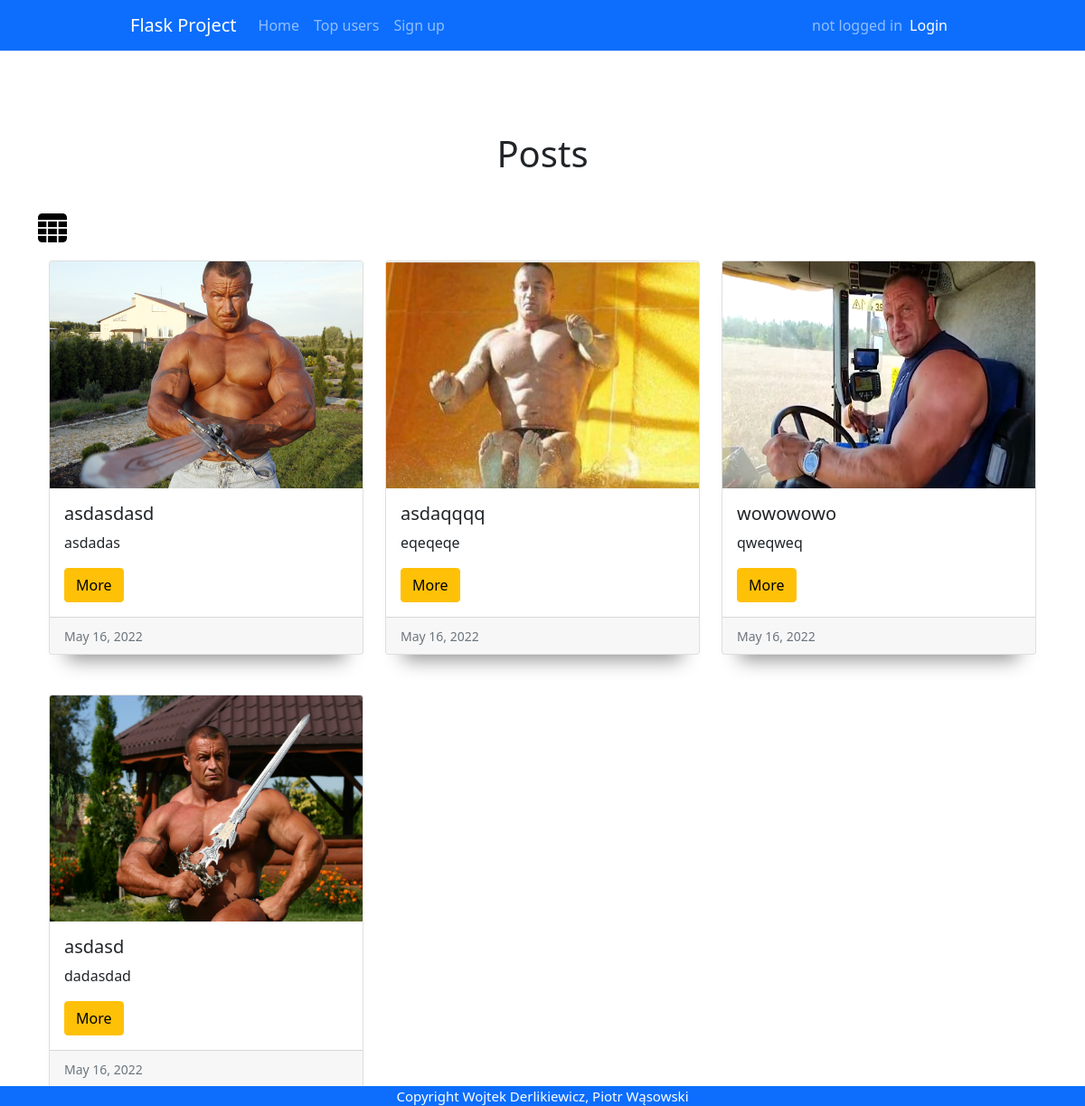
The page /home on the database its author committed.
### app.py (models this page shows)
class Posts(db.Model, UserMixin):
    id = db.Column(db.Integer, primary_key = True)
    title = db.Column(db.String(20), nullable=False)
    author = db.Column(db.String(30), nullable=False)
    content = db.Column(db.Text, nullable=False)
    category = db.Column(db.String(80), nullable=False)
    image = db.Column(db.String(), nullable=False)
    date_posted = db.Column(db.DateTime, default=datetime.datetime.utcnow())

### app.py (the view)
@app.route('/home', methods=['GET', 'POST'])
def home():
    view = 'grid'
    if request.method == 'POST':
        if request.form['view'] == 'table':
            view = 'table'
        elif request.form['view'] == 'grid':
            view = 'grid'
    all_posts = db.session.query(Posts).order_by(Posts.date_posted.desc())
    return render_template('home.html', posts=all_posts, view = view)

### templates/home.html (shortened to what this page needs)
{% extends "base.html" %} {% block title %}Home{% endblock %} {% block content
%}
<h1>Posts</h1>
<br>
{% if view == 'grid' %}
<form class="form-switch" method="POST">
    <input class="switch" type="submit" src="/static/images/table.png" value="table" name="view">
</form>
{% endif %}
  {% if view == 'grid' %}
  <div class="row row-cols-1 row-cols-md-3 g-4" >
    {% for post in posts %}
    <div class="col">
      <div class="card h-100">
        <img src="/static/images/{{ post.image }}" class="card-img-top" alt="{{ post.title }}">
        <div class="card-body">
          <h5 class="card-title">{{ post.title }}</h5>
          <p class="card-text">
            {% if post.content|length >20 %}
            {{ post.content[:40] + "..."}}
            {% else %}
            {{ post.content}}
            {% endif %}
            <div class="card-buttons">
            <a href="" type="button" class="btn btn-warning">More</a>
          </div>
          </div>
        <div class="card-footer">
          <small class="text-muted">{{ post.date_posted.strftime("%b %d, %Y") }}</small>
        </div>
      </div>
    </div>
    {% endfor %}
  </div>
  {% endif %}
 {% endblock %}

### static/styles/base.css (style rules this page uses)
html { overflow: -moz-scrollbars-vertical; overflow-y: scroll; }
body { margin: 0; background-color: dimgrey; font-family: "Roboto", sans-serif; }
a { text-decoration: none; }
h1 { padding: 10px; }
form { width: 70%; }
.form-switch { width: 100%; padding: 0 !important; }
.switch { overflow: hidden; padding: 0; float: left; width: 32px; height: 32px; border: none; color: transparent; background-color: transparent; background-image: url(/static/images/table.png); background-repeat: no-repeat; background-size: 32px, 32px; margin-bottom: 20px !important; }
input { width: 70%; padding: 12px 20px; margin-bottom: 10px !important; border: 1px solid #ccc; border-radius: 4px; box-sizing: border-box; }
.row { width: 100%; }
.card { width: 100%; height: fit-content; margin-bottom: 20px; box-shadow: rgba(0, 0, 0, 0.45) 0px 25px 20px -20px; }
.card-img-top { height: 100%; }
.card-buttons { width: 100%; }
.col { margin-bottom: 20px; }

### rows shown on the page
Posts: image (picture), title "asdasdasd", content "asdadas", date_posted "May 16, 2022"
Posts: image (picture), title "asdaqqqq", content "eqeqeqe", date_posted "May 16, 2022"
Posts: image (picture), title "wowowowo", content "qweqweq", date_posted "May 16, 2022"
Posts: image (picture), title "asdasd", content "dadasdad", date_posted "May 16, 2022"
